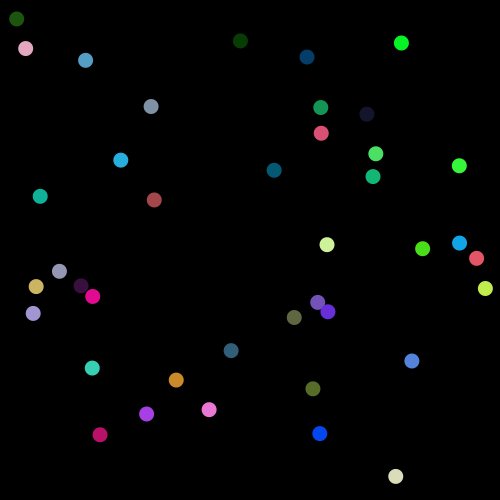
Frame 1 (no input)
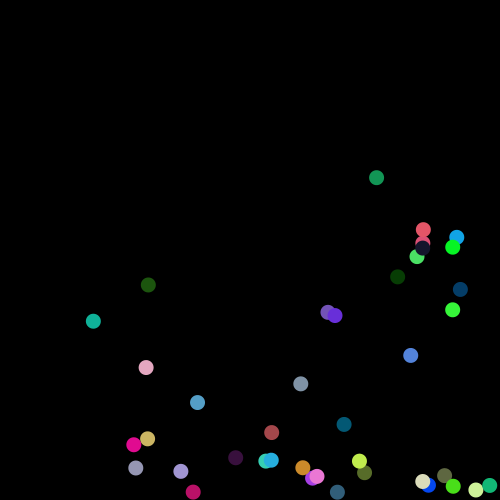
Frame 60 (the mouse pressed at the canvas centre just before this capture)
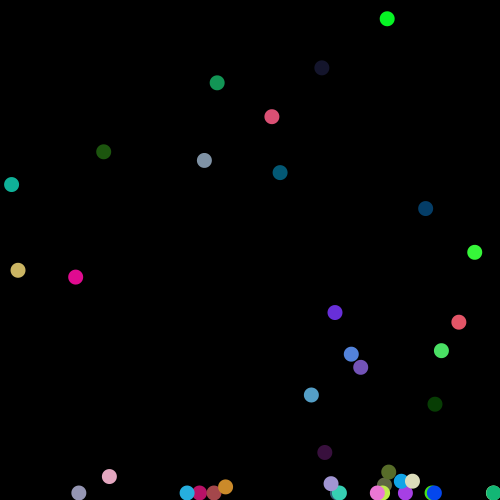
Frame 120 (the mouse held since frame 60 and released just before this capture)

The Processing sketch that drew these frames (run headless with seeded random() and noise(); from frame 60 on, the mouse is pressed at the canvas centre):

// Processing sketch: processing_106037
// ── processing_106037.pde

int NUM=40;
float []x = new float[NUM];
float []y = new float[NUM];
float []vx = new float[NUM];
float []vy = new float[NUM];
float []c1 = new float[NUM];
float []c2 = new float[NUM];
float []c3 = new float[NUM];
float []gravity = new float[NUM];
boolean []bottom= new boolean[NUM];
int diameter=15;
int i,j,k;


void setup(){
  size(500,500);
  background(0);
  noStroke();
  //frameRate(5);
  
  for(i=0;i<NUM;i++){
   x[i]=random(diameter/2,width-diameter/2);
   y[i]=random(diameter/2,height-diameter/2);
   vx[i]=random(1,3);
   vy[i]=random(1,3);
   c1[i]=random(0,255);
   c2[i]=random(0,255);
   c3[i]=random(0,255);
   bottom[i]=false;
   gravity[i]=0.1;
  }
}

void draw(){
  background(0);

  
  for(i=0;i<NUM;i++){
    fill(c1[i],c2[i],c3[i]);
    ellipse(x[i],y[i],diameter,diameter);
    x[i]=x[i]+vx[i];
    y[i]=y[i]+vy[i];
    
    //generate gravity for balls
    vy[i]=vy[i]+gravity[i];
    
    //hit walls --x[i]>=width-diameter/2 || 
    if(x[i]>=width-diameter/2 || x[i]<=diameter/2){
      vx[i]*=-1;
    }
    if(y[i]<=diameter/2){
      vy[i]*=-1;
    }  
    
    //balls collide;
    for(j=0;j<NUM;j++){
      for(k=j+1;k<NUM;k++){
        if(dist(x[j],y[j],x[k],y[k])<=diameter){
          vx[j]*=-1;
          vy[j]*=-1;
          vx[k]*=-1;
          vy[k]*=-1;
        }
      }
    }
  
    //hit bottom
    if(y[i]>=height-diameter/2){
      //println("ball "+i+" hits bottom");
      y[i]=height-diameter/2;
      vy[i]=vy[i]*-0.45;
    }
 
    //finally stop the balls
    if(y[i]>height-diameter/2-4 && vy[i]<0.5 && vy[i]>-0.5){
      vx[i]=0;
      vy[i]=0;
      gravity[i]=0;
      y[i]=height-diameter/2;
      //println("ball "+i+" stop here");
      //println("ball "+i+" is at x:"+x[i]+" y:"+y[i]+ " speed x:"+vx[i]+" y:"+vy[i]);
    }
    
    //DEBUG
    //println("ball "+i+" x-axis speed:"+vx[i]);
    //println("ball "+i+" y-axis speed:"+vy[i]);
    
    
    
  }// end of for

  


}
